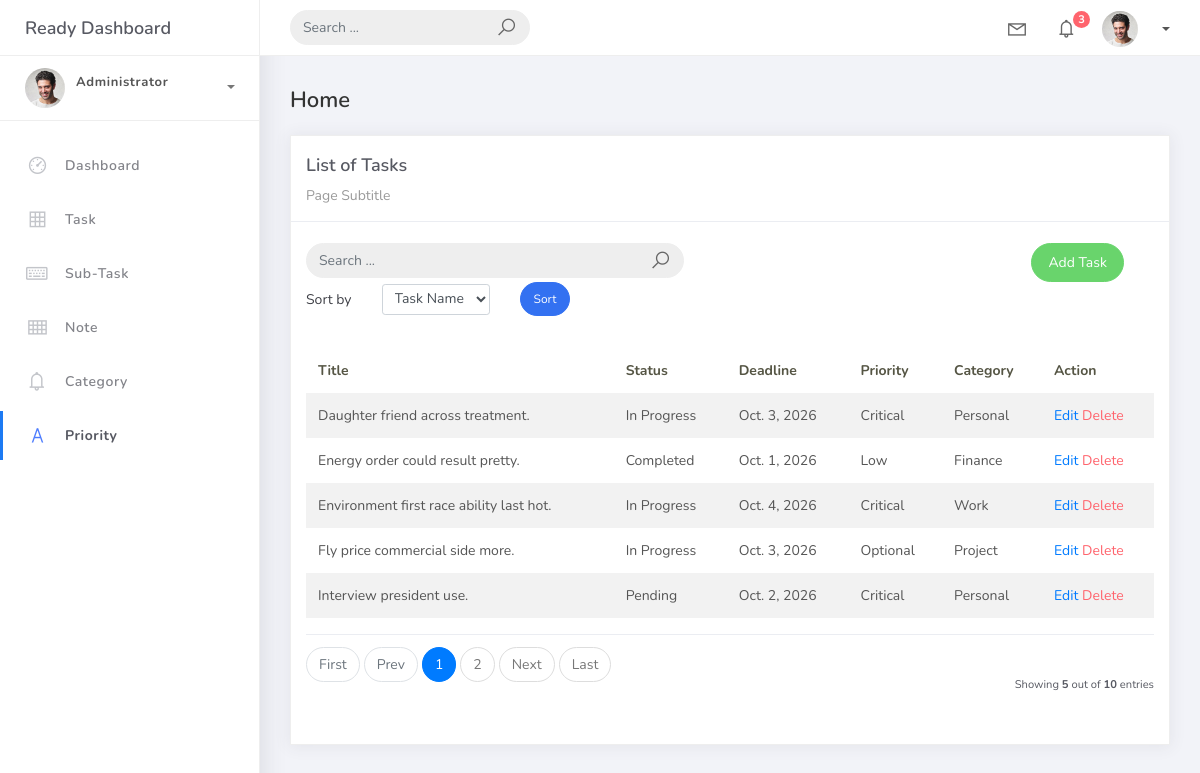
/task_list, run on an earlier commit of the app's database.
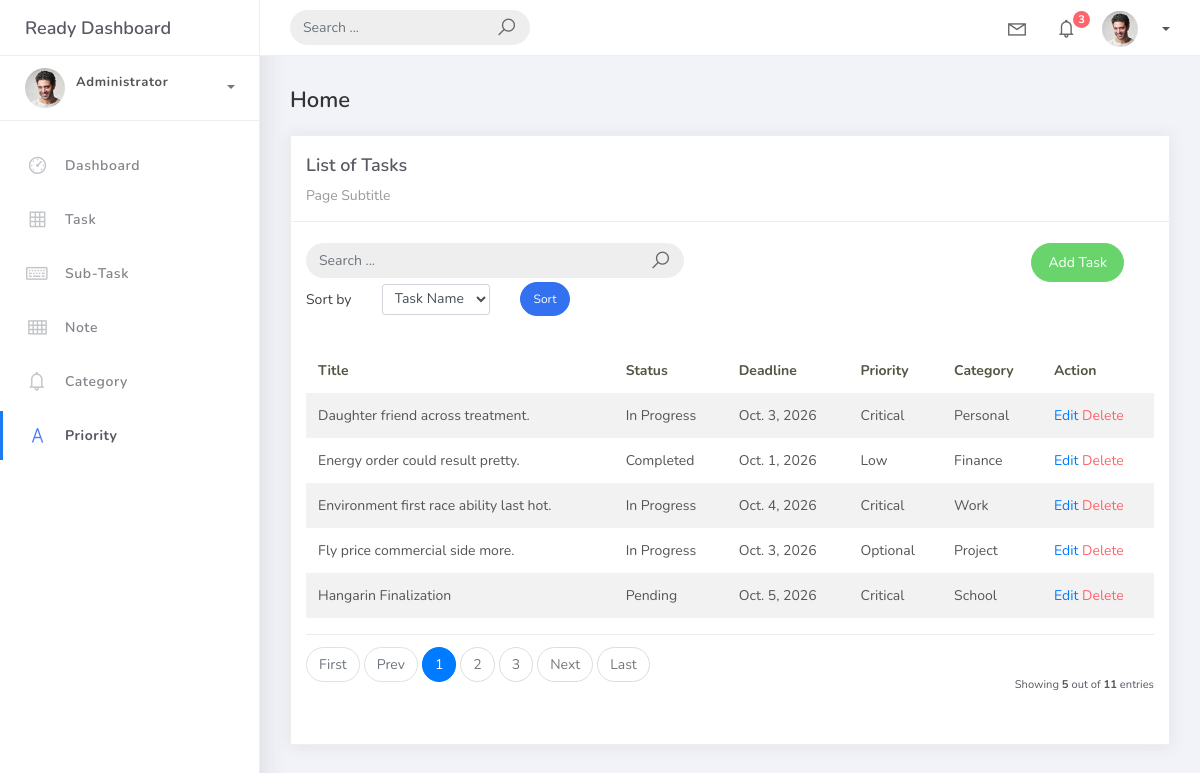
And on a later commit of the database.
### hangarin/models.py (models this page shows, shortened)
class BaseModel(models.Model):
    created_at = models.DateTimeField(auto_now_add=True, db_index=True)
    updated_at = models.DateTimeField(auto_now=True)
    class Meta:
        abstract = True

class Task(BaseModel):
    task_name = models.CharField(max_length=150)
    task_description = models.TextField(max_length=200)
    task_deadline = models.DateField()
    task_status = models.CharField(max_length=50,choices=[("Pending", "Pending"),("In Progress ", "In Progress"),("Completed", "Completed"), ],default="pending")
    task_category = models.ForeignKey(Category, on_delete=models.CASCADE)
    task_priority = models.ForeignKey(Priority, on_delete=models.CASCADE)

class Priority(BaseModel):
    priority_name = models.CharField(max_length=150)
    class Meta:
        verbose_name = "Priority"
        verbose_name_plural = "Priorities"
    def __str__(self):
        return self.priority_name

class Category(BaseModel):
    category_name = models.CharField(max_length=150)
    class Meta:
        verbose_name = "Category"
        verbose_name_plural = "Categories"
    def __str__(self):
            return self.category_name

### hangarin/views.py (the view, shortened to what this page needs)
# urls.py: path('task_list', TaskListView.as_view(), name='task-list'),
class TaskListView(ListView):
    model = Task
    context_object_name = 'task'
    template_name = "task_list.html"
    paginate_by = 5
    ordering = ["task_name"]
    def get_queryset(self):
        qs = super().get_queryset()
        query = self.request.GET.get('q')
        return qs
    def get_ordering(self):
            allowed = ["task_name", "task_priority__priority_name", "task_category__category_name"]
            sort_by = self.request.GET.get("sort_by")
            if sort_by in allowed:
                return sort_by
            return "task_name"

### templates/task_list.html (shortened to what the changed rows need)
{% extends 'base.html' %} {% load static %} {% block content %}
<div class="content">
    <div class="container-fluid">
        <div class="row">
            <div class="col-md-12">
                <div class="card">
                    <br />
                    <div class="card-body">
                        <table class="table table-striped mt-3">
                            <thead>
                                <tr>
                                    <th scope="col">Title</th>
                                    <th scope="col">Status</th>
                                    <th scope="col">Deadline</th>
                                    <th scope="col">Priority</th>
                                    <th scope="col">Category</th>
                                    <th scope="col">Action</th>
                                </tr>
                            </thead>
                            <tbody>
                                {% for object in object_list %}
                                <tr>
                                    <td>{{ object.task_name}}</td>
                                    <td>{{ object.task_status}}</td>
                                    <td>{{ object.task_deadline}}</td>
                                    <td>{{ object.task_priority}}</td>
                                    <td>{{ object.task_category}}</td>
                                    <td>
                                        <a href="task_list/{{ object.id }}">Edit</a>
                                        <a href="task_list/{{ object.id }}/delete"
                                            class="text-danger">Delete</a>
                                    </td>
                                </tr>
                                {% endfor %}
                            </tbody>
                        </table>
                        {% include 'includes/pagination.html' %}
                    </div>
                </div>
            </div>
        </div>
        {% endblock %}

What changed in the data, as far as the page shows it:
no longer on this page (row unchanged): Task: task_name "Interview president use.", task_status "Pending", task_deadline "Oct. 2, 2026", task_priority "Critical", task_category "Personal"
added Task: task_name "Hangarin Finalization", task_status "Pending", task_deadline "Oct. 5, 2026", task_priority "Critical", task_category "School"
Also different on the page:
{{ paginator.count }}: "10" → "11"
new list line: "3"
